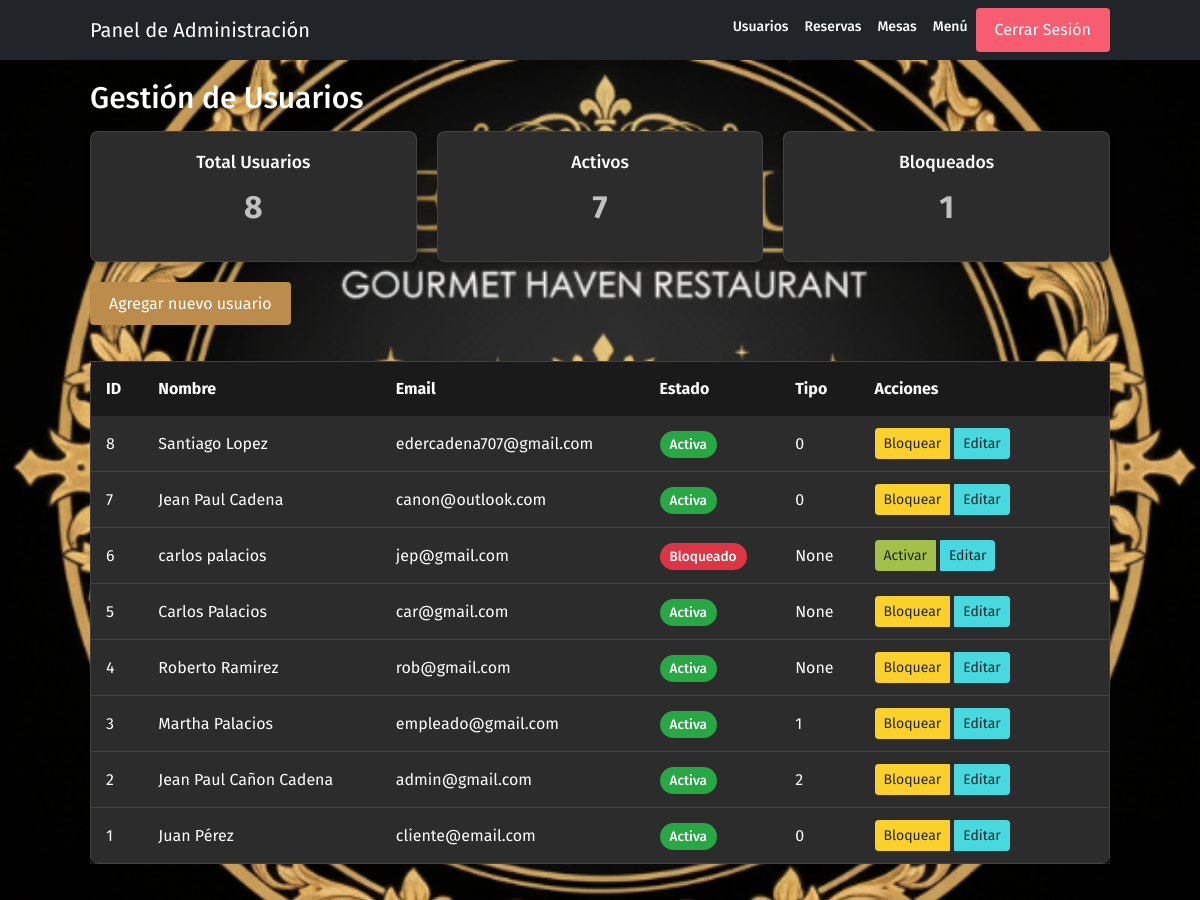
The page /admin on the database its author committed.
### tables this page shows
CREATE TABLE usuarios (
    id INTEGER PRIMARY KEY AUTOINCREMENT,
    tipo_usuario TEXT CHECK (tipo_usuario IN ('0', '1', '2')),
    nombres TEXT NOT NULL,
    apellidos TEXT NOT NULL,
    tipo_documento TEXT NOT NULL,
    num_documento TEXT NOT NULL,
    celular TEXT,
    correo TEXT NOT NULL,
    contrasena TEXT NOT NULL,
    token_recuperacion TEXT,
    intentos_fallidos INTEGER DEFAULT 0,
    estado TEXT CHECK (estado IN ('activa', 'bloqueado', 'inactiva')),
    fecha_creacion TIMESTAMP DEFAULT CURRENT_TIMESTAMP,
    ultimo_login TIMESTAMP
);

### app.py (the view)
@app.route('/admin')
def admin():
    usuarios = db_manager.get_user_stats()
    reservas = db_manager.get_reservation_stats()
    menu = db_manager.get_menu_stats()
    mesas = db_manager.get_mesa_stats()
    return render_template('admin.html', title='Panel de Administrador', usuarios=usuarios, reservas=reservas, menu=menu, mesas=mesas)

### database.py (called while the page is built)
    def get_connection(self):
        connection = sqlite3.connect(self.db_path)
        connection.row_factory = sqlite3.Row
        return connection

    def get_mesa_stats(self):
        try:
            connection = self.get_connection()
            connection.row_factory = sqlite3.Row
            cursor = connection.cursor()
            cursor.execute("SELECT COUNT(*) as total FROM mesas")
            total = cursor.fetchone()["total"]
            cursor.execute("""
                SELECT id, capacidad, ubicacion, estado
                FROM mesas
                ORDER BY id
            """)
            mesas = [dict(row) for row in cursor.fetchall()]
            cursor.close()
            connection.close()
            return {
                "total": total,
                "lista": mesas
            }
        except sqlite3.Error as e:
            print(f"Error obteniendo estadísticas de las mesas: {e}")
            return None

### templates/admin.html (shortened to what this page needs)
<!DOCTYPE html>
<html lang="es">
<head>
    <link rel="stylesheet" href="{{ url_for('static', filename='assets/vendors/themify-icons/css/themify-icons.css')}}">
    <link rel="stylesheet" href="{{ url_for('static', filename='assets/css/pigga.css')}}">
</head>
<body>
    <nav class="navbar custom-navbar navbar-expand-sm navbar-dark bg-dark">
        <div class="container">
            <a class="navbar-brand" href="#" style="color: #ffffff !important;">
                Panel de Administración
            </a>
            <div class="collapse navbar-collapse" id="navbarSupportedContent">
                <ul class="navbar-nav ml-auto">
                    <li class="nav-item">
                        <a class="nav-link" href="#" onclick="showDashboard('usuarios')">Usuarios</a>
                    </li>
                    <li class="nav-item">
                        <a class="nav-link" href="#" onclick="showDashboard('reservas')">Reservas</a>
                    </li>
                    <li class="nav-item">
                        <a class="nav-link" href="#" onclick="showDashboard('mesas')">Mesas</a>
                    </li>
                    <li class="nav-item">
                        <a class="nav-link" href="#" onclick="showDashboard('menu')">Menú</a>
                    </li>
                    <li class="nav-item">
                        <button onclick="cerrarSesion()" class="btn btn-danger">Cerrar Sesión</button>
                    </li>
                </ul>
            </div>
        </div>
    </nav>
    <div id="usuarios" class="dashboard active">
        <div class="container">
            <h2 class="section-title" color="white">Gestión de Usuarios</h2>
            <div class="dashboard-stats">
                <div class="stat-card">
                    <h3>Total Usuarios</h3>
                    <p>{{ usuarios.total }}</p>
                </div>
                <div class="stat-card">
                    <h3>Activos</h3>
                    <p>{{ usuarios.activos }}</p>
                </div>
                <div class="stat-card">
                    <h3>Bloqueados</h3>
                    <p>{{ usuarios.bloqueados }}</p>
                </div>
            </div>
            <button class="btn btn-primary mb-3" onclick="abrirModalNuevoUsuario()">Agregar nuevo usuario</button>
            <div class="table-responsive">
                <table class="admin-table">
                    <thead>
                        <tr>
                            <th>ID</th>
                            <th>Nombre</th>
                            <th>Email</th>
                            <th>Estado</th>
                            <th>Tipo</th>
                            <th>Acciones</th>
                        </tr>
                    </thead>
                    <tbody>
                        {% for usuario in usuarios.lista %}
                        <tr>
                            <td>{{ usuario.id }}</td>
                            <td>{{ usuario.nombre }}</td>
                            <td>{{ usuario.correo }}</td>
                            <td><span
                                    class="status-badge status-{% if usuario.estado == 'activa' %}active{% else %}blocked{% endif %}">{{
                                    usuario.estado|title }}</span></td>
                            <td>{{ usuario.tipo_usuario|title }}</td>
                            <td>
                                <div class="btn-group">
                                    {% if usuario.estado == 'activa' %}
                                    <button class="btn btn-warning btn-sm"
                                        onclick="toggleUserStatus('{{ usuario.id }}', this)">Bloquear</button>
                                    {% else %}
                                    <button class="btn btn-success btn-sm"
                                        onclick="toggleUserStatus('{{ usuario.id }}', this)">Activar</button>
                                    {% endif %}
                                    <button class="btn btn-info btn-sm"
                                        onclick="editarUsuario('{{ usuario.id }}')">Editar</button>
                                </div>
                            </td>
                        </tr>
                        {% endfor %}
                    </tbody>
                </table>
            </div>
        </div>
    </div>
</body>
</html>

### rows shown on the page
usuarios: id "8", nombre "Santiago Lopez", correo "edercadena707@gmail.com", estado "Activa", tipo_usuario "0"
usuarios: id "7", nombre "Jean Paul Cadena", correo "canon@outlook.com", estado "Activa", tipo_usuario "0"
usuarios: id "6", nombre "carlos palacios", correo "jep@gmail.com", estado "Bloqueado", tipo_usuario "None"
usuarios: id "5", nombre "Carlos Palacios", correo "car@gmail.com", estado "Activa", tipo_usuario "None"
usuarios: id "4", nombre "Roberto Ramirez", correo "rob@gmail.com", estado "Activa", tipo_usuario "None"
usuarios: id "3", nombre "Martha Palacios", correo "empleado@gmail.com", estado "Activa", tipo_usuario "1"
usuarios: id "2", nombre "Jean Paul Cañon Cadena", correo "admin@gmail.com", estado "Activa", tipo_usuario "2"
usuarios: id "1", nombre "Juan Pérez", correo "cliente@email.com", estado "Activa", tipo_usuario "0"

### other values the page prints
{{ usuarios.total }} "8"
{{ usuarios.activos }} "7"
{{ usuarios.bloqueados }} "1"
